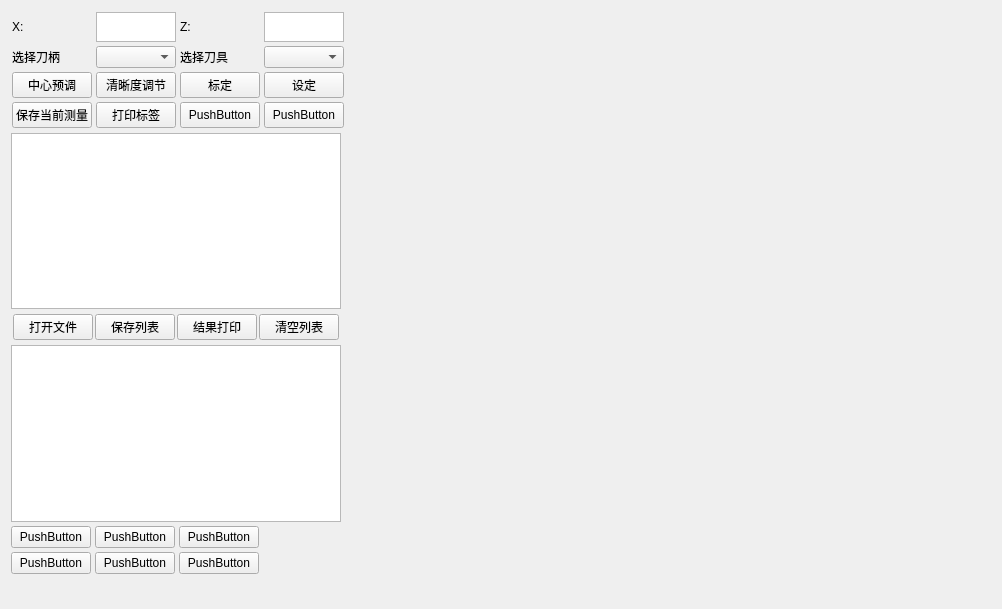
<?xml version="1.0" encoding="UTF-8"?>
<ui version="4.0">
 <class>Widget</class>
 <widget class="QWidget" name="Widget">
  <property name="geometry">
   <rect>
    <x>0</x>
    <y>0</y>
    <width>995</width>
    <height>609</height>
   </rect>
  </property>
  <property name="windowTitle">
   <string>Widget</string>
  </property>
  <layout class="QFormLayout" name="formLayout">
   <item row="0" column="0">
    <layout class="QVBoxLayout" name="verticalLayout" stretch="0,0,0,0,0,0,0">
     <property name="spacing">
      <number>4</number>
     </property>
     <property name="sizeConstraint">
      <enum>QLayout::SetDefaultConstraint</enum>
     </property>
     <property name="leftMargin">
      <number>0</number>
     </property>
     <property name="topMargin">
      <number>0</number>
     </property>
     <property name="rightMargin">
      <number>0</number>
     </property>
     <property name="bottomMargin">
      <number>0</number>
     </property>
     <item>
      <layout class="QGridLayout" name="set1" rowstretch="1,1,1,1" columnstretch="1,1,1,1" rowminimumheight="1,1,1,1" columnminimumwidth="0,0,0,0">
       <property name="sizeConstraint">
        <enum>QLayout::SetFixedSize</enum>
       </property>
       <property name="leftMargin">
        <number>1</number>
       </property>
       <property name="topMargin">
        <number>1</number>
       </property>
       <property name="rightMargin">
        <number>1</number>
       </property>
       <property name="bottomMargin">
        <number>1</number>
       </property>
       <property name="spacing">
        <number>4</number>
       </property>
       <item row="0" column="2">
        <widget class="QLabel" name="label_2">
         <property name="sizePolicy">
          <sizepolicy hsizetype="Maximum" vsizetype="Preferred">
           <horstretch>0</horstretch>
           <verstretch>0</verstretch>
          </sizepolicy>
         </property>
         <property name="maximumSize">
          <size>
           <width>80</width>
           <height>30</height>
          </size>
         </property>
         <property name="text">
          <string>Z:</string>
         </property>
        </widget>
       </item>
       <item row="1" column="3">
        <widget class="QComboBox" name="kinfeSelection">
         <property name="sizePolicy">
          <sizepolicy hsizetype="Maximum" vsizetype="Fixed">
           <horstretch>0</horstretch>
           <verstretch>0</verstretch>
          </sizepolicy>
         </property>
         <property name="maximumSize">
          <size>
           <width>80</width>
           <height>30</height>
          </size>
         </property>
        </widget>
       </item>
       <item row="3" column="0">
        <widget class="QPushButton" name="saveCurDataToListButton">
         <property name="sizePolicy">
          <sizepolicy hsizetype="Maximum" vsizetype="Fixed">
           <horstretch>0</horstretch>
           <verstretch>0</verstretch>
          </sizepolicy>
         </property>
         <property name="maximumSize">
          <size>
           <width>80</width>
           <height>30</height>
          </size>
         </property>
         <property name="text">
          <string>保存当前测量</string>
         </property>
        </widget>
       </item>
       <item row="2" column="1">
        <widget class="QPushButton" name="definitionAdjustButton">
         <property name="sizePolicy">
          <sizepolicy hsizetype="Maximum" vsizetype="Fixed">
           <horstretch>0</horstretch>
           <verstretch>0</verstretch>
          </sizepolicy>
         </property>
         <property name="maximumSize">
          <size>
           <width>80</width>
           <height>30</height>
          </size>
         </property>
         <property name="text">
          <string>清晰度调节</string>
         </property>
        </widget>
       </item>
       <item row="3" column="2">
        <widget class="QPushButton" name="pushButton_11">
         <property name="sizePolicy">
          <sizepolicy hsizetype="Maximum" vsizetype="Fixed">
           <horstretch>0</horstretch>
           <verstretch>0</verstretch>
          </sizepolicy>
         </property>
         <property name="maximumSize">
          <size>
           <width>80</width>
           <height>30</height>
          </size>
         </property>
         <property name="text">
          <string>PushButton</string>
         </property>
        </widget>
       </item>
       <item row="0" column="3">
        <widget class="QTextEdit" name="ZAxixOfCalibration">
         <property name="sizePolicy">
          <sizepolicy hsizetype="Maximum" vsizetype="Maximum">
           <horstretch>0</horstretch>
           <verstretch>0</verstretch>
          </sizepolicy>
         </property>
         <property name="maximumSize">
          <size>
           <width>80</width>
           <height>30</height>
          </size>
         </property>
        </widget>
       </item>
       <item row="0" column="0">
        <widget class="QLabel" name="label">
         <property name="sizePolicy">
          <sizepolicy hsizetype="Maximum" vsizetype="Preferred">
           <horstretch>0</horstretch>
           <verstretch>0</verstretch>
          </sizepolicy>
         </property>
         <property name="maximumSize">
          <size>
           <width>80</width>
           <height>30</height>
          </size>
         </property>
         <property name="text">
          <string>X:</string>
         </property>
        </widget>
       </item>
       <item row="1" column="0">
        <widget class="QLabel" name="label_3">
         <property name="sizePolicy">
          <sizepolicy hsizetype="Maximum" vsizetype="Preferred">
           <horstretch>0</horstretch>
           <verstretch>0</verstretch>
          </sizepolicy>
         </property>
         <property name="maximumSize">
          <size>
           <width>80</width>
           <height>30</height>
          </size>
         </property>
         <property name="text">
          <string>选择刀柄</string>
         </property>
        </widget>
       </item>
       <item row="3" column="1">
        <widget class="QPushButton" name="lablePrintButton">
         <property name="maximumSize">
          <size>
           <width>80</width>
           <height>30</height>
          </size>
         </property>
         <property name="text">
          <string>打印标签</string>
         </property>
        </widget>
       </item>
       <item row="2" column="2">
        <widget class="QPushButton" name="calibrationButton">
         <property name="sizePolicy">
          <sizepolicy hsizetype="Maximum" vsizetype="Fixed">
           <horstretch>0</horstretch>
           <verstretch>0</verstretch>
          </sizepolicy>
         </property>
         <property name="maximumSize">
          <size>
           <width>80</width>
           <height>30</height>
          </size>
         </property>
         <property name="text">
          <string>标定</string>
         </property>
        </widget>
       </item>
       <item row="1" column="2">
        <widget class="QLabel" name="label_4">
         <property name="sizePolicy">
          <sizepolicy hsizetype="Maximum" vsizetype="Preferred">
           <horstretch>0</horstretch>
           <verstretch>0</verstretch>
          </sizepolicy>
         </property>
         <property name="maximumSize">
          <size>
           <width>80</width>
           <height>30</height>
          </size>
         </property>
         <property name="text">
          <string>选择刀具</string>
         </property>
        </widget>
       </item>
       <item row="2" column="0">
        <widget class="QPushButton" name="centerPresetButton">
         <property name="sizePolicy">
          <sizepolicy hsizetype="Maximum" vsizetype="Fixed">
           <horstretch>0</horstretch>
           <verstretch>0</verstretch>
          </sizepolicy>
         </property>
         <property name="maximumSize">
          <size>
           <width>80</width>
           <height>30</height>
          </size>
         </property>
         <property name="text">
          <string>中心预调</string>
         </property>
        </widget>
       </item>
       <item row="2" column="3">
        <widget class="QPushButton" name="functionSetButton">
         <property name="sizePolicy">
          <sizepolicy hsizetype="Maximum" vsizetype="Fixed">
           <horstretch>0</horstretch>
           <verstretch>0</verstretch>
          </sizepolicy>
         </property>
         <property name="maximumSize">
          <size>
           <width>80</width>
           <height>30</height>
          </size>
         </property>
         <property name="text">
          <string>设定</string>
         </property>
        </widget>
       </item>
       <item row="1" column="1">
        <widget class="QComboBox" name="kinfeStickSelection">
         <property name="sizePolicy">
          <sizepolicy hsizetype="Maximum" vsizetype="Fixed">
           <horstretch>0</horstretch>
           <verstretch>0</verstretch>
          </sizepolicy>
         </property>
         <property name="maximumSize">
          <size>
           <width>80</width>
           <height>30</height>
          </size>
         </property>
        </widget>
       </item>
       <item row="0" column="1">
        <widget class="QTextEdit" name="XAxixOfCalibration">
         <property name="sizePolicy">
          <sizepolicy hsizetype="Maximum" vsizetype="Expanding">
           <horstretch>0</horstretch>
           <verstretch>0</verstretch>
          </sizepolicy>
         </property>
         <property name="maximumSize">
          <size>
           <width>80</width>
           <height>30</height>
          </size>
         </property>
        </widget>
       </item>
       <item row="3" column="3">
        <widget class="QPushButton" name="pushButton_12">
         <property name="sizePolicy">
          <sizepolicy hsizetype="Maximum" vsizetype="Fixed">
           <horstretch>0</horstretch>
           <verstretch>0</verstretch>
          </sizepolicy>
         </property>
         <property name="maximumSize">
          <size>
           <width>80</width>
           <height>30</height>
          </size>
         </property>
         <property name="text">
          <string>PushButton</string>
         </property>
        </widget>
       </item>
      </layout>
     </item>
     <item>
      <widget class="QTableView" name="tableView">
       <property name="maximumSize">
        <size>
         <width>330</width>
         <height>1000</height>
        </size>
       </property>
      </widget>
     </item>
     <item>
      <layout class="QHBoxLayout" name="set2" stretch="2,2,2,0">
       <property name="spacing">
        <number>1</number>
       </property>
       <property name="sizeConstraint">
        <enum>QLayout::SetFixedSize</enum>
       </property>
       <property name="leftMargin">
        <number>1</number>
       </property>
       <property name="topMargin">
        <number>1</number>
       </property>
       <property name="rightMargin">
        <number>1</number>
       </property>
       <property name="bottomMargin">
        <number>1</number>
       </property>
       <item>
        <widget class="QPushButton" name="openFileButton">
         <property name="sizePolicy">
          <sizepolicy hsizetype="Maximum" vsizetype="Fixed">
           <horstretch>0</horstretch>
           <verstretch>0</verstretch>
          </sizepolicy>
         </property>
         <property name="maximumSize">
          <size>
           <width>80</width>
           <height>30</height>
          </size>
         </property>
         <property name="text">
          <string>打开文件</string>
         </property>
        </widget>
       </item>
       <item>
        <widget class="QPushButton" name="saveListButton">
         <property name="sizePolicy">
          <sizepolicy hsizetype="Maximum" vsizetype="Fixed">
           <horstretch>0</horstretch>
           <verstretch>0</verstretch>
          </sizepolicy>
         </property>
         <property name="maximumSize">
          <size>
           <width>80</width>
           <height>30</height>
          </size>
         </property>
         <property name="text">
          <string>保存列表</string>
         </property>
        </widget>
       </item>
       <item>
        <widget class="QPushButton" name="printButton">
         <property name="sizePolicy">
          <sizepolicy hsizetype="Maximum" vsizetype="Fixed">
           <horstretch>0</horstretch>
           <verstretch>0</verstretch>
          </sizepolicy>
         </property>
         <property name="maximumSize">
          <size>
           <width>80</width>
           <height>30</height>
          </size>
         </property>
         <property name="text">
          <string>结果打印</string>
         </property>
        </widget>
       </item>
       <item>
        <widget class="QPushButton" name="clearButton">
         <property name="sizePolicy">
          <sizepolicy hsizetype="Maximum" vsizetype="Fixed">
           <horstretch>0</horstretch>
           <verstretch>0</verstretch>
          </sizepolicy>
         </property>
         <property name="maximumSize">
          <size>
           <width>80</width>
           <height>30</height>
          </size>
         </property>
         <property name="text">
          <string>清空列表</string>
         </property>
        </widget>
       </item>
      </layout>
     </item>
     <item>
      <widget class="QTableView" name="tableView_2">
       <property name="maximumSize">
        <size>
         <width>330</width>
         <height>1000</height>
        </size>
       </property>
      </widget>
     </item>
     <item>
      <layout class="QHBoxLayout" name="horizontalLayout_3">
       <item>
        <widget class="QPushButton" name="pushButton_16">
         <property name="sizePolicy">
          <sizepolicy hsizetype="Fixed" vsizetype="Fixed">
           <horstretch>0</horstretch>
           <verstretch>0</verstretch>
          </sizepolicy>
         </property>
         <property name="maximumSize">
          <size>
           <width>80</width>
           <height>30</height>
          </size>
         </property>
         <property name="text">
          <string>PushButton</string>
         </property>
        </widget>
       </item>
       <item>
        <widget class="QPushButton" name="pushButton_17">
         <property name="sizePolicy">
          <sizepolicy hsizetype="Maximum" vsizetype="Fixed">
           <horstretch>0</horstretch>
           <verstretch>0</verstretch>
          </sizepolicy>
         </property>
         <property name="maximumSize">
          <size>
           <width>80</width>
           <height>30</height>
          </size>
         </property>
         <property name="text">
          <string>PushButton</string>
         </property>
        </widget>
       </item>
       <item>
        <widget class="QPushButton" name="pushButton_18">
         <property name="sizePolicy">
          <sizepolicy hsizetype="Maximum" vsizetype="Fixed">
           <horstretch>0</horstretch>
           <verstretch>0</verstretch>
          </sizepolicy>
         </property>
         <property name="maximumSize">
          <size>
           <width>80</width>
           <height>30</height>
          </size>
         </property>
         <property name="text">
          <string>PushButton</string>
         </property>
        </widget>
       </item>
       <item>
        <spacer name="horizontalSpacer_2">
         <property name="orientation">
          <enum>Qt::Horizontal</enum>
         </property>
         <property name="sizeHint" stdset="0">
          <size>
           <width>18</width>
           <height>20</height>
          </size>
         </property>
        </spacer>
       </item>
      </layout>
     </item>
     <item>
      <layout class="QHBoxLayout" name="horizontalLayout_2">
       <item>
        <widget class="QPushButton" name="pushButton_13">
         <property name="sizePolicy">
          <sizepolicy hsizetype="Maximum" vsizetype="Fixed">
           <horstretch>0</horstretch>
           <verstretch>0</verstretch>
          </sizepolicy>
         </property>
         <property name="maximumSize">
          <size>
           <width>80</width>
           <height>30</height>
          </size>
         </property>
         <property name="text">
          <string>PushButton</string>
         </property>
        </widget>
       </item>
       <item>
        <widget class="QPushButton" name="pushButton_14">
         <property name="sizePolicy">
          <sizepolicy hsizetype="Maximum" vsizetype="Fixed">
           <horstretch>0</horstretch>
           <verstretch>0</verstretch>
          </sizepolicy>
         </property>
         <property name="maximumSize">
          <size>
           <width>80</width>
           <height>30</height>
          </size>
         </property>
         <property name="text">
          <string>PushButton</string>
         </property>
        </widget>
       </item>
       <item>
        <widget class="QPushButton" name="pushButton_15">
         <property name="sizePolicy">
          <sizepolicy hsizetype="Maximum" vsizetype="Fixed">
           <horstretch>0</horstretch>
           <verstretch>0</verstretch>
          </sizepolicy>
         </property>
         <property name="maximumSize">
          <size>
           <width>80</width>
           <height>30</height>
          </size>
         </property>
         <property name="text">
          <string>PushButton</string>
         </property>
        </widget>
       </item>
       <item>
        <spacer name="horizontalSpacer">
         <property name="orientation">
          <enum>Qt::Horizontal</enum>
         </property>
         <property name="sizeHint" stdset="0">
          <size>
           <width>40</width>
           <height>20</height>
          </size>
         </property>
        </spacer>
       </item>
      </layout>
     </item>
     <item>
      <spacer name="verticalSpacer">
       <property name="orientation">
        <enum>Qt::Vertical</enum>
       </property>
       <property name="sizeHint" stdset="0">
        <size>
         <width>20</width>
         <height>40</height>
        </size>
       </property>
      </spacer>
     </item>
    </layout>
   </item>
   <item row="0" column="1">
    <widget class="QLabel" name="labPic">
     <property name="sizePolicy">
      <sizepolicy hsizetype="Expanding" vsizetype="Expanding">
       <horstretch>0</horstretch>
       <verstretch>0</verstretch>
      </sizepolicy>
     </property>
     <property name="minimumSize">
      <size>
       <width>640</width>
       <height>480</height>
      </size>
     </property>
     <property name="maximumSize">
      <size>
       <width>16777215</width>
       <height>16777215</height>
      </size>
     </property>
     <property name="layoutDirection">
      <enum>Qt::LeftToRight</enum>
     </property>
     <property name="text">
      <string/>
     </property>
    </widget>
   </item>
  </layout>
 </widget>
 <resources/>
 <connections/>
</ui>
